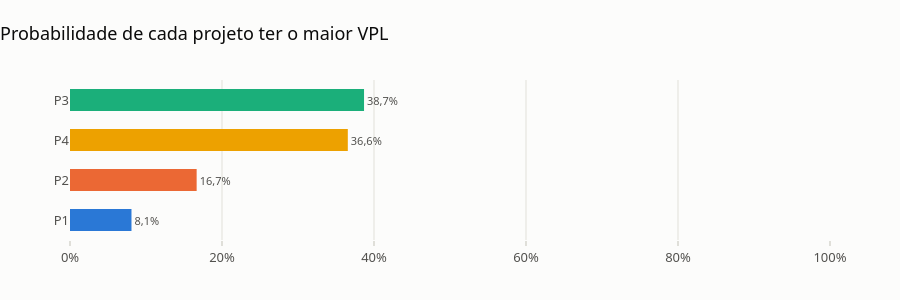

Source (notebook cell):
### Code cell
fig = viz.grafico_prob_melhor(res.prob_melhor("vpl"), titulo="Probabilidade de cada projeto ter o maior VPL")
viz.exportar(fig, f"{SAIDA}/prob_melhor")
fig

### Figure 1 — Plotly figure (JSON) as saved in the notebook; plotly's stock layout.template omitted (floating-point values rounded to 4 significant figures)
{"data": [{"cliponaxis": false, "hovertemplate": "%{y}: %{text}<extra></extra>", "marker": {"color": ["#2a78d6", "#eb6834", "#eda100", "#1baf7a"], "line": {"width": 0}}, "orientation": "h", "text": ["8,1%", "16,7%", "36,6%", "38,7%"], "textfont": {"color": "#52514e", "size": 11}, "textposition": "outside", "type": "bar", "width": 0.55, "x": [0.0809, 0.1666, 0.3655, 0.3869], "y": ["P1", "P2", "P4", "P3"]}], "layout": {"height": 300, "margin": {"r": 70}, "title": {"text": "Probabilidade de cada projeto ter o maior VPL"}, "xaxis": {"gridcolor": "#e1e0d9", "range": [0, 1.0], "showgrid": true, "tickformat": ".0%"}, "yaxis": {"showgrid": false, "zeroline": false}}}
